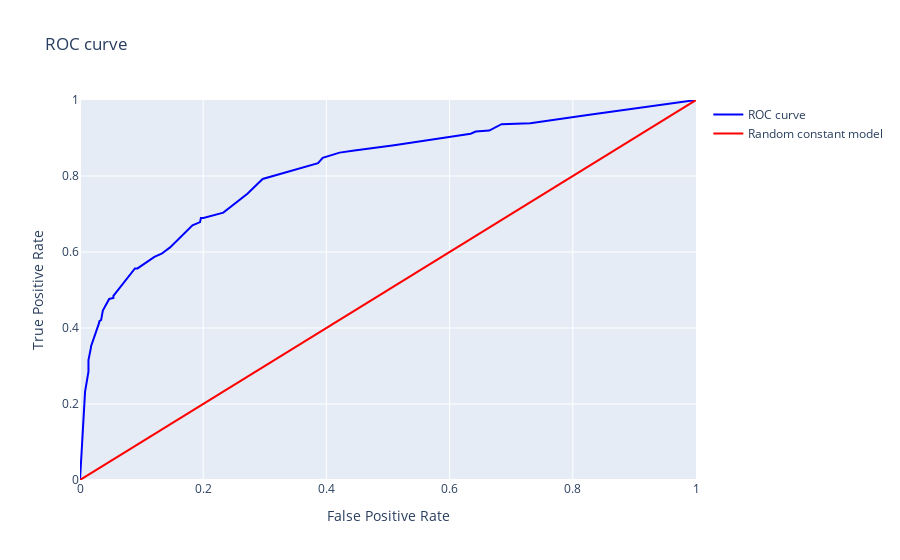

Write notebook code for a chart like this one.
### Code cell
fpr, tpr, thresholds = roc_curve(target_valid, probabilities_one_valid)

trace_roc = go.Scatter(x=fpr, y=tpr, mode='lines', line=dict(color='blue'), name='ROC curve')

trace_diag = go.Scatter(x=[0, 1], y=[0, 1], mode='lines', line=dict(color='red'), name='Random constant model')

layout = go.Layout(
    title='ROC curve',
    xaxis=dict(title='False Positive Rate', range=[0, 1]),
    yaxis=dict(title='True Positive Rate', range=[0, 1])
)

fig = go.Figure(data=[trace_roc, trace_diag], layout=layout)

fig.show()

### Figure 1 — Plotly figure (JSON) as saved in the notebook; plotly's stock layout.template omitted (floating-point values rounded to 4 significant figures)
{"data": [{"line": {"color": "blue"}, "mode": "lines", "name": "ROC curve", "type": "scatter", "x": [0, 0.005491, 0.008236, 0.01373, 0.01373, 0.01373, 0.01784, 0.01784, 0.03089, 0.03157, 0.03432, 0.03706, 0.04736, 0.05285, 0.05422, 0.05422, 0.07344, 0.07481, 0.08922, 0.09334, 0.1208, 0.1325, 0.1462, 0.1826, 0.1949, 0.1963, 0.2004, 0.2327, 0.2718, 0.2965, 0.3844, 0.3864, 0.394, 0.4043, 0.4214, 0.4454, 0.51, 0.6342, 0.6424, 0.6644, 0.6843, 0.731, 0.7955, 0.827, 1], "y": [0, 0.1468, 0.2327, 0.2853, 0.3075, 0.3158, 0.349, 0.3518, 0.4127, 0.4183, 0.4211, 0.446, 0.4765, 0.4792, 0.4792, 0.4848, 0.5235, 0.5291, 0.5568, 0.5568, 0.5873, 0.5956, 0.6122, 0.6704, 0.6787, 0.6898, 0.6898, 0.7036, 0.7535, 0.7922, 0.831, 0.8338, 0.8476, 0.8532, 0.8615, 0.867, 0.8809, 0.9114, 0.9169, 0.9197, 0.9363, 0.9391, 0.9529, 0.9612, 1]}, {"line": {"color": "red"}, "mode": "lines", "name": "Random constant model", "type": "scatter", "x": [0, 1], "y": [0, 1]}], "layout": {"title": {"text": "ROC curve"}, "xaxis": {"range": [0, 1], "title": {"text": "False Positive Rate"}}, "yaxis": {"range": [0, 1], "title": {"text": "True Positive Rate"}}}}
